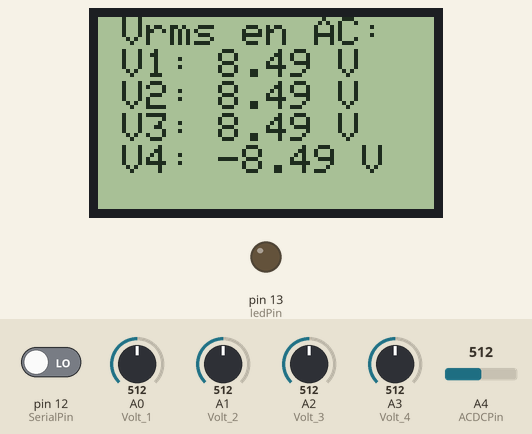
A sketch run on a simulated Arduino Uno, built with avr-gcc and run on an emulated ATmega328P. Shown: 84×48 one-colour display, output pins drawn as LEDs (lit = HIGH). The inputs (shaded band) are chosen by the test bench; at power-on: A0 (Volt_1) = 512, A1 (Volt_2) = 512, A2 (Volt_3) = 512, A3 (Volt_4) = 512, pin 12 (SerialPin) LOW, A4 (ACDCPin) = 512.

Above: at 1.8 s.
1.9 s: A0 (Volt_1) set to 716
At 3.0 s:
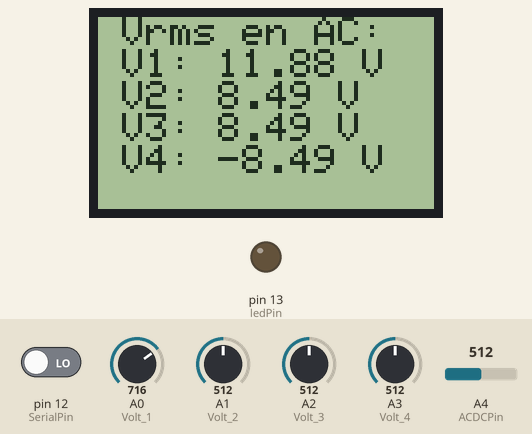
3.6 s: A1 (Volt_2) set to 716
At 5.3 s:
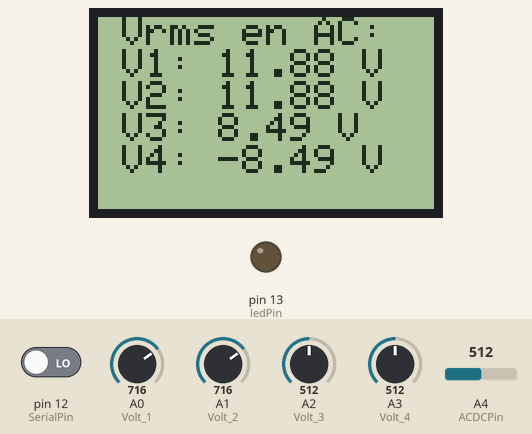
5.7 s: A2 (Volt_3) set to 716
At 7.5 s:
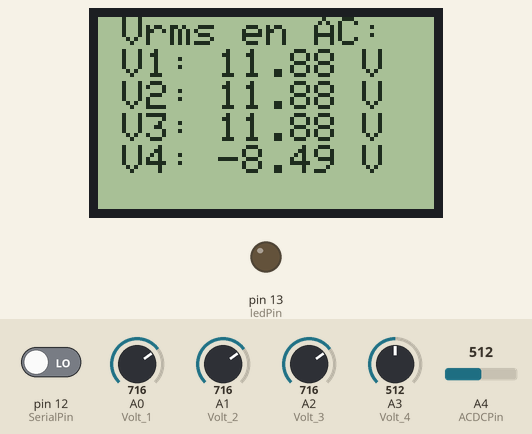
7.8 s: A3 (Volt_4) set to 716
At 8.8 s:
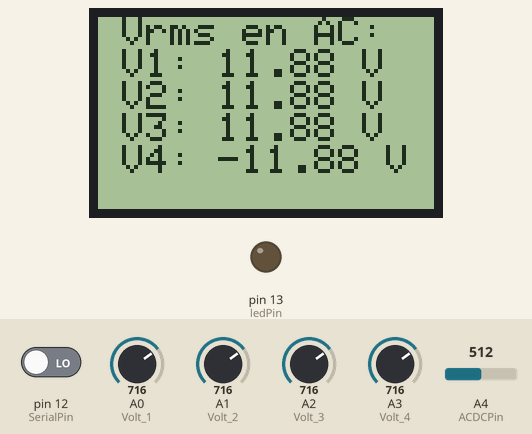
11.9 s: A0 (Volt_1) set to 992
At 13.5 s:
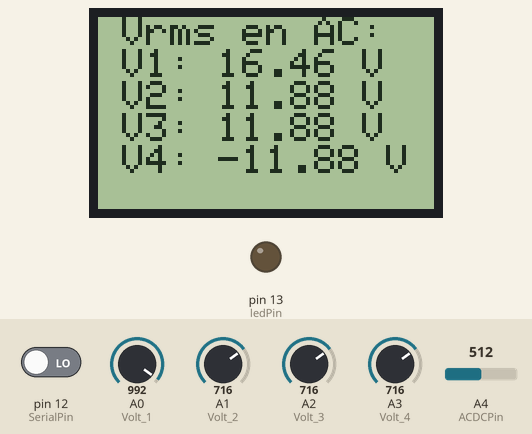
Timing chart, 0 to 15.0 s (numbered marks = the images above; inputs shaded):
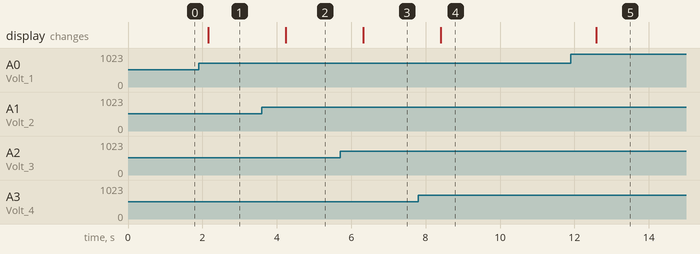

Measured:
- after the input at 1.9 s, the display: changes after 0.25 s (image 1)
- after the input at 3.6 s, the display: changes after 0.64 s (image 2)
- after the input at 5.7 s, the display: changes after 0.62 s (image 3)
- after the input at 7.8 s, the display: changes after 0.61 s (image 4)
- after the input at 11.9 s, the display: changes after 0.69 s (image 5)

The sketch:

voltimetro.ino
```cpp
#include <PCD8544.h>
#include <math.h>
//Constantes con valores de los pines
static const byte Volt_1 = 0;
static const byte Volt_2 = 1;
static const byte Volt_3 = 2;
static const byte Volt_4 = 3;
static const byte ledPin = 13;
static const byte SerialPin = 12;
static const byte ACDCPin = 4;

static PCD8544 lcd;
//Variables de Habilitación

int Habilitar_Datos;
int Habilitar_Datos_ACDC;
//Resistencias para conversión
float r1 = 1000000;
float r2 = 263150;

void setup() {
  lcd.begin();
  Serial.begin(9600); //Se da inicio a la comunicación con el puerto serial
  //Se define la dirección de los pines digitales
  pinMode(ledPin, OUTPUT);
  pinMode(SerialPin, INPUT);

}

void loop() {

  //lcd.clear(); //Se limpia la pantalla
  Habilitar_Datos_ACDC  = analogRead(ACDCPin);

  if(Habilitar_Datos_ACDC == LOW) //Al estar en bajo se verán las tensiones DC y en alto las AC rms
  {
    //Tensiones en DC

    //Voltimetro #1
    float voltimetro_1 = (analogRead(Volt_1) * 5) / 1023.0;
    float r_volt_1 = (voltimetro_1 / (r2 / (r1 + r2))); //Se realiza la conversión de vuelta para obtener el valor original
    //Mostra los valores en la pantalla:
    lcd.setCursor(0, 0); //Se va al inicio de la pantalla
    lcd.print(" V en DC:");
    lcd.setCursor(0, 1); //Se mueven unicamente las filas
    lcd.print(" V1: ");
    lcd.print(r_volt_1);
    lcd.print(" V ");

    //Voltimetro #2
    float voltimetro_2 = (analogRead(Volt_2) * 5) / 1023.0;
    float r_volt_2 = (voltimetro_2 / (r2 / (r1 + r2)));
    //Mostra los valores en la pantalla:
    lcd.setCursor(0, 2);
    lcd.print(" V2: ");
    lcd.print(r_volt_2);
    lcd.print(" V ");

    //Voltimetro #3
    float voltimetro_3 = (analogRead(Volt_3) * 5) / 1023.0;
    float r_volt_3 = (voltimetro_3 / (r2 / (r1 + r2)));
    //Muestra los valores en la pantalla:
    lcd.setCursor(0, 3);
    lcd.print(" V3: ");
    lcd.print(r_volt_3);
    lcd.print(" V ");

    //Voltimetro #4
    float voltimetro_4 = (analogRead(Volt_4) * 5) / 1023.0;
    float r_volt_4 = -(voltimetro_4 / (r2 / (r1 + r2)));
    //Mostra los valores en la pantalla:
    lcd.setCursor(0, 4);
    lcd.print(" V4: ");
    lcd.print(r_volt_4);
    lcd.print(" V ");

    delay(1000);

    Habilitar_Datos = digitalRead(SerialPin);

    if(Habilitar_Datos == HIGH) //Permite pasar datos mediante USART
    {
      // Mostrar los valores en el puerto serial de salida:
      Serial.print(" V en DC: "); //se muestran los valores en el monitor serial y en el csv
      Serial.println();
      Serial.print(" V1: ");
      Serial.print(r_volt_1);
      Serial.print(" V ");
      Serial.println();

      Serial.print(" V2: ");
      Serial.print(r_volt_2);
      Serial.print(" V ");
      Serial.println();

      Serial.print(" V3: ");
      Serial.print(r_volt_3);
      Serial.print(" V ");
      Serial.println();

      Serial.print(" V4: ");
      Serial.print(r_volt_4);
      Serial.print(" V ");
      Serial.println();
    }
    else
    {
      ;
    }
    //Se encienden los bits si las tensiones son menores a -20 V o mayores a 20
    if (((r_volt_1> 20) | (r_volt_2> 20) | (r_volt_3> 20) | (r_volt_4 > 20)) )  //no creo que funcione pero pa probar
    {
      digitalWrite(ledPin, HIGH);
    }
    else if ((r_volt_1< -20 | r_volt_2  < -20| r_volt_3 < -20| r_volt_4< -20)){
      digitalWrite(ledPin, HIGH);
    }
    else
    {
      digitalWrite(ledPin, LOW);
    }
  }
  else
  {
    //Tensiones en AC

    //Voltimetro #1
    float voltimetro_1 = (analogRead(Volt_1) * 5) / 1023.0;
    float r_volt_1 = (voltimetro_1 / (r2 / (r1 + r2)));
    r_volt_1 = r_volt_1/sqrt(2); //se obtiene el valor rms
    //Mostra los valores en la pantalla:
    lcd.setCursor(0, 0);
    lcd.print(" Vrms en AC: ");
    lcd.setCursor(0, 1);
    lcd.print(" V1: ");
    lcd.print(r_volt_1);
    lcd.print(" V ");

    //Voltimetro #2
    float voltimetro_2 = (analogRead(Volt_2) * 5) / 1023.0;
    float r_volt_2 = (voltimetro_2 / (r2 / (r1 + r2)));
    r_volt_2 = r_volt_2/sqrt(2);
    //Mostra los valores en la pantalla:
    lcd.setCursor(0, 2);
    lcd.print(" V2: ");
    lcd.print(r_volt_2);
    lcd.print(" V");

    //Voltimetro #3
    float voltimetro_3 = (analogRead(Volt_3) * 5) / 1023.0;
    float r_volt_3 = (voltimetro_3 / (r2 / (r1 + r2)));
    r_volt_3 = r_volt_3/sqrt(2);
    //Muestra los valores en la pantalla:
    lcd.setCursor(0, 3);
    lcd.print(" V3: ");
    lcd.print(r_volt_3);
    lcd.print(" V ");

    //Voltimetro #4
    float voltimetro_4 = (analogRead(Volt_4) * 5) / 1023.0;
    float r_volt_4 = -(voltimetro_4 / (r2 / (r1 + r2)));
    r_volt_4 = r_volt_4/sqrt(2);
    //Mostra los valores en la pantalla:
    lcd.setCursor(0, 4);
    lcd.print(" V4: ");
    lcd.print(r_volt_4);
    lcd.print(" V ");

    delay(1000);

    Habilitar_Datos = digitalRead(SerialPin);

    if(Habilitar_Datos == HIGH)
    {
      // Mostrar los valores en el puerto serial de salida:
      Serial.print(" Vrms en AC: ");
      Serial.println();
      Serial.print(" V1: ");
      Serial.print(r_volt_1);
      Serial.print(" V ");
      Serial.println();

      Serial.print(" V2: ");
      Serial.print(r_volt_2);
      Serial.print(" V ");
      Serial.println();

      Serial.print(" V3: ");
      Serial.print(r_volt_3);
      Serial.print(" V ");
      Serial.println();

      Serial.print(" V4: ");
      Serial.print(r_volt_4);
      Serial.print(" V ");
      Serial.println();
    }
    else
    {
      ;
    }
    if (((r_volt_1> 20) | (r_volt_2> 20) | (r_volt_3> 20) | (r_volt_4 > 20)) )
    {
      digitalWrite(ledPin, HIGH);
    }
    else if ((r_volt_1< -20 | r_volt_2  < -20| r_volt_3 < -20| r_volt_4< -20)){
      digitalWrite(ledPin, HIGH);
    }
    else
    {
      digitalWrite(ledPin, LOW);
    }
  }

}
```
